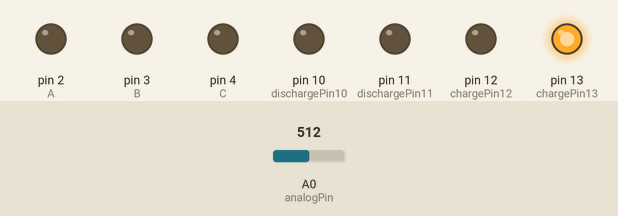
The sketch below on a simulated Arduino Uno, built with avr-gcc and run on an emulated ATmega328P. Shown: output pins drawn as LEDs (lit = HIGH). The test bench sets the inputs (shaded band); at power-on: A0 (analogPin) = 512.

Above: at 1.2 s.
1.3 s: A0 (analogPin) set to 638
2.8 s: A0 (analogPin) set to 658
At 4.0 s:
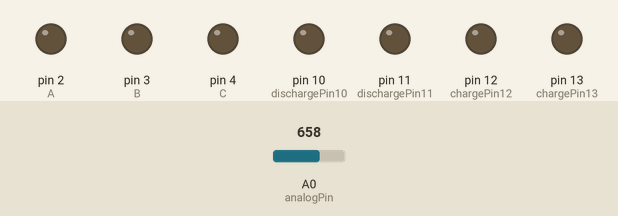
4.3 s: A0 (analogPin) set to 0
At 5.4 s:
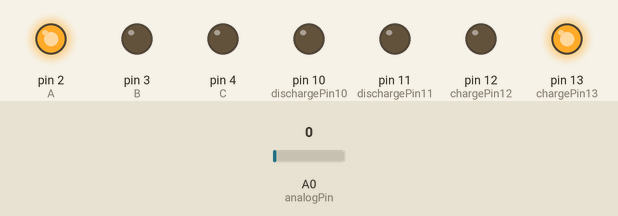
5.8 s: A0 (analogPin) set to 716
At 6.5 s:
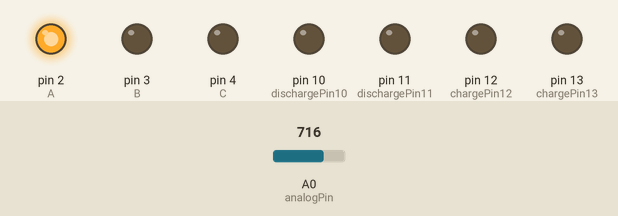
Timing chart, 0 to 8.3 s (numbered marks = the images above; inputs shaded):
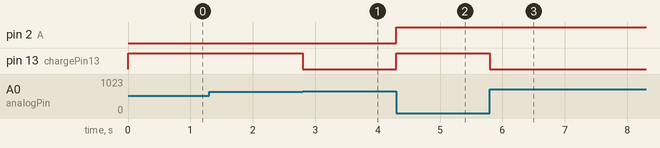

Measured:
- the behaviour switches between 647 and 648 on A0 (analogPin) (found by bisection; images 0 and 1)
- after the input at 1.3 s, every drawn part: stays the same
- after the input at 2.8 s, pin 13 (chargePin13): HIGH → LOW at once
- after the input at 4.3 s, pin 2 (A), pin 13 (chargePin13): LOW → HIGH at once
- after the input at 5.8 s, pin 13 (chargePin13): HIGH → LOW at once

The sketch:

tao.ino
```cpp
/*  RCTiming_capacitance_meter
 *   Paul Badger 2008
 *  Demonstrates use of RC time constants to measure the value of a capacitor
 *
 * Theory   A capcitor will charge, through a resistor, in one time constant, defined as T seconds where
 *    TC = R * C
 *
 *    TC = time constant period in seconds
 *    R = resistance in ohms
 *    C = capacitance in farads (1 picofarad (ufd) = .0000001 farad = 10^-6 farads )
 *
 *    The capacitor's voltage at one time constant is defined as 63.2% of the charging voltage.
 *
 *  Hardware setup:
 *  Test Capacitor between common point and ground (positive side of an electrolytic capacitor  to common)
 *  Test Resistor between chargePin13 and common point
 *  220 ohm resistor between dischargePin11 and common point
 *  Wire between common point and analogPin (A/D input)
 */

//#define analogPin      0            // analog pin for measuring capacitor voltage
#define chargePin13      13         // pin to charge the capacitor - connected to one end of the charging resistor
#define dischargePin11   11         // pin to discharge the capacitor
#define chargePin12      12         // pin to charge the capacitor - connected to one end of the charging resistor
#define dischargePin10   10         // pin to discharge the capacitor
#define A              2            // pin to select multiplexer channel. LSB
#define B              3            // pin to select multiplexer channel.
#define C              4            // pin to select multiplexer channel. MSB
#define resistorValue  3300000.0F   // change this to whatever resistor value you are using
                                    // F formatter tells compliler it's a floating point value

// defines for setting and clearing register bits
#ifndef cbi
#define cbi(sfr, bit) (_SFR_BYTE(sfr) &= ~_BV(bit))
#endif
#ifndef sbi
#define sbi(sfr, bit) (_SFR_BYTE(sfr) |= _BV(bit))
#endif

float startTime;
float elapsedTime;
float picoFarads;                // floating point variable to preserve precision, make calculations
float nanoFarads;
int  count = 0;
int analogPin = 0;
int const numCaps = 9;
int const numTestCaps = 4;

////////////////////////////////////////////////////////
int const numReadings = 30;
float readings[numCaps][numReadings];
int readIndex = 0;              // the index of the current reading
float total[numCaps] = {0.0, 0.0, 0.0, 0.0, 0.0, 0.0, 0.0, 0.0, 0.0 };    // the running total
float average[numCaps] = {0.0, 0.0, 0.0, 0.0, 0.0, 0.0, 0.0, 0.0, 0.0 };           // the average

void setup(){
  pinMode(chargePin13, OUTPUT);     // set charegePin13 to output
  digitalWrite(chargePin13, LOW);
  pinMode(chargePin12, OUTPUT);     // set charegePin12 to output
  digitalWrite(chargePin12, LOW);

  pinMode(A, OUTPUT);     // pin to select multiplexer channel. LSB
  digitalWrite(A, LOW);
  pinMode(B, OUTPUT);     // pin to select multiplexer channel.
  digitalWrite(B, LOW);
  pinMode(C, OUTPUT);     // pin to select multiplexer channel. MSB
  digitalWrite(C, LOW);

  Serial.begin(9600);             // initialize serial transmission for debugging

  // initialize moving average matrix
  for (int thisReading = 0; thisReading < numReadings; thisReading++) {
    for(int i = 0; i<9; i++){
      readings[i][thisReading] = 0;
     }
  }

  // set prescale to 16
  sbi(ADCSRA, ADPS2);
  cbi(ADCSRA, ADPS1);
  cbi(ADCSRA, ADPS0);
}

void loop(){
  /* select channel */
  selChannel(count);

  /* charge the capacitor*/
  selChargePin(count);

  startTime = micros();

  while(analogRead(analogPin) < 648){       // 647 is 63.2% of 1023, which corresponds to full-scale voltage
  }

  elapsedTime= micros() - startTime;

  // convert microseconds to seconds ( 10^-6 ) and Farads to picoFarads ( 10^12 ),  net 10^6 (1000000)
  picoFarads = ((float)elapsedTime / resistorValue) * 1000000.0;


  // subtract the last reading:
  total[count] = total[count] - readings[count][readIndex];
  // read from the sensor:
  readings[count][readIndex] = picoFarads;
  // add the reading to the total:
  total[count] = total[count] + readings[count][readIndex];

  // calculate the average:
  average[count] = total[count] / numReadings;


//  Serial.print(count);
//  Serial.print(" ");
//  Serial.println((float)average[count],5);


//  Serial.print(" cap ");            // print the value to serial port
//  Serial.print(count);              // print the value to serial port
//  Serial.print(" ");          // print units and carriage return
//  Serial.print(elapsedTime);        // print the value to serial port
//  Serial.print(" mS    ");          // print units and carriage return
//  Serial.print((float)picoFarads,5);     // print the value to serial port
//  Serial.println(" picoFarads");         // print units and carriage return


  /* dicharge the capacitor  */
  digitalWrite(chargePin13, LOW);             // set charge pin to  LOW
  digitalWrite(chargePin12, LOW);             // set charge pin to  LOW

  pinMode(dischargePin11, OUTPUT);            // set discharge pin to output
  pinMode(dischargePin10, OUTPUT);            // set discharge pin to output

  digitalWrite(dischargePin11, LOW);          // set discharge pin LOW
  digitalWrite(dischargePin10, LOW);          // set discharge pin LOW

  while(analogRead(analogPin) > 0){         // wait until capacitor is completely discharged
  }

  pinMode(dischargePin11, INPUT);            // set discharge pin back to input
  pinMode(dischargePin10, INPUT);            // set discharge pin back to input


  count++;

  if(count == numTestCaps){
    count = 0;
    // advance to the next position in the array:
    readIndex = readIndex + 1;

    // print only after all caps have been collected
    for (int i = 0; i<numTestCaps; i++){
      Serial.print(i);
      Serial.print(" ");
      Serial.println((float)average[i],5);
    }

    // if we're at the end of the array...
    if (readIndex >= numReadings) {
    // ...wrap around to the beginning:
    readIndex = 0;

//    // print only after numReadings have been collected
//    for (int i = 0; i<2; i++){
//      Serial.print(i);
//      Serial.print(" ");
//      Serial.println((float)average[i],5);
//    }

    }
  }

//  delay(10);
}

void selChargePin(int count){
  if(count==8){
      digitalWrite(chargePin13, LOW);   // set charegePin13 LOW and capacitor charging
      digitalWrite(chargePin12, HIGH);  // set charegePin12 HIGH and capacitor charging
      analogPin = 1;
  }
  else {
      digitalWrite(chargePin13, HIGH);  // set charegePin13 HIGH and capacitor charging
      digitalWrite(chargePin12, LOW);   // set charegePin12 LOW and capacitor charging
      analogPin = 0;
  }


}

void selChannel(int count){
  switch(count){
    case 0:
      digitalWrite(A, LOW);
      digitalWrite(B, LOW);
      digitalWrite(C, LOW);
      break;
    case 1:
      digitalWrite(A, HIGH);
      digitalWrite(B, LOW);
      digitalWrite(C, LOW);
      break;
    case 2:
      digitalWrite(A, LOW);
      digitalWrite(B, HIGH);
      digitalWrite(C, LOW);
      break;
    case 3:
      digitalWrite(A, HIGH);
      digitalWrite(B, HIGH);
      digitalWrite(C, LOW);
      break;
    case 4:
      digitalWrite(A, LOW);
      digitalWrite(B, LOW);
      digitalWrite(C, HIGH);
      break;
    case 5:
      digitalWrite(A, HIGH);
      digitalWrite(B, LOW);
      digitalWrite(C, HIGH);
      break;
    case 6:
      digitalWrite(A, LOW);
      digitalWrite(B, HIGH);
      digitalWrite(C, HIGH);
      break;
    case 7:
      digitalWrite(A, HIGH);
      digitalWrite(B, HIGH);
      digitalWrite(C, HIGH);
      break;
    default:
      digitalWrite(A, LOW);
      digitalWrite(B, LOW);
      digitalWrite(C, LOW);
      break;

  }

}
```
